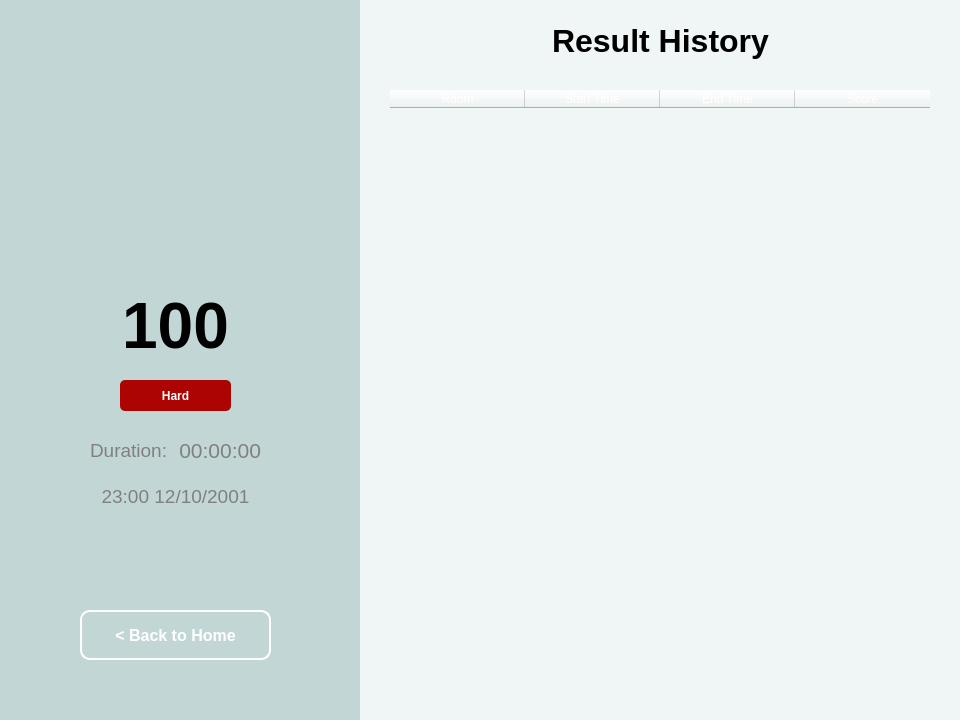
<?xml version="1.0" encoding="UTF-8"?>
<ui version="4.0">
 <class>OnlineWindow</class>
 <widget class="QMainWindow" name="OnlineWindow">
  <property name="geometry">
   <rect>
    <x>0</x>
    <y>0</y>
    <width>960</width>
    <height>720</height>
   </rect>
  </property>
  <property name="windowTitle">
   <string>MainWindow</string>
  </property>
  <widget class="QWidget" name="centralwidget">
   <property name="styleSheet">
    <string notr="true">background-color: rgb(240, 245, 245);</string>
   </property>
   <widget class="QStackedWidget" name="stackedWidget">
    <property name="geometry">
     <rect>
      <x>0</x>
      <y>0</y>
      <width>961</width>
      <height>721</height>
     </rect>
    </property>
    <property name="currentIndex">
     <number>1</number>
    </property>
    <widget class="QWidget" name="home">
     <widget class="QLabel" name="label">
      <property name="geometry">
       <rect>
        <x>120</x>
        <y>30</y>
        <width>721</width>
        <height>611</height>
       </rect>
      </property>
      <property name="styleSheet">
       <string notr="true">background-color: rgba(240, 245, 245, 55);</string>
      </property>
      <property name="text">
       <string/>
      </property>
      <property name="pixmap">
       <pixmap resource="../resource.qrc">:/resources/images/group.png</pixmap>
      </property>
      <property name="scaledContents">
       <bool>true</bool>
      </property>
     </widget>
     <widget class="QFrame" name="main">
      <property name="geometry">
       <rect>
        <x>0</x>
        <y>0</y>
        <width>961</width>
        <height>721</height>
       </rect>
      </property>
      <property name="toolTip">
       <string>Log out</string>
      </property>
      <property name="styleSheet">
       <string notr="true">background-color: rgba(240, 245, 245, 225);</string>
      </property>
      <property name="frameShape">
       <enum>QFrame::NoFrame</enum>
      </property>
      <property name="frameShadow">
       <enum>QFrame::Raised</enum>
      </property>
      <widget class="QScrollArea" name="scrollArea_5">
       <property name="geometry">
        <rect>
         <x>80</x>
         <y>80</y>
         <width>800</width>
         <height>640</height>
        </rect>
       </property>
       <property name="maximumSize">
        <size>
         <width>800</width>
         <height>640</height>
        </size>
       </property>
       <property name="styleSheet">
        <string notr="true">background: transparent;</string>
       </property>
       <property name="frameShape">
        <enum>QFrame::NoFrame</enum>
       </property>
       <property name="verticalScrollBarPolicy">
        <enum>Qt::ScrollBarAlwaysOff</enum>
       </property>
       <property name="horizontalScrollBarPolicy">
        <enum>Qt::ScrollBarAlwaysOff</enum>
       </property>
       <property name="widgetResizable">
        <bool>true</bool>
       </property>
       <widget class="QWidget" name="scrollAreaWidgetContents_14">
        <property name="geometry">
         <rect>
          <x>0</x>
          <y>0</y>
          <width>800</width>
          <height>640</height>
         </rect>
        </property>
        <property name="minimumSize">
         <size>
          <width>0</width>
          <height>0</height>
         </size>
        </property>
        <property name="styleSheet">
         <string notr="true"/>
        </property>
        <layout class="QVBoxLayout" name="verticalLayout_8">
         <property name="leftMargin">
          <number>0</number>
         </property>
         <property name="topMargin">
          <number>0</number>
         </property>
         <property name="rightMargin">
          <number>0</number>
         </property>
         <property name="bottomMargin">
          <number>0</number>
         </property>
         <item>
          <layout class="QGridLayout" name="listRoomLayout">
           <property name="leftMargin">
            <number>0</number>
           </property>
           <property name="topMargin">
            <number>30</number>
           </property>
           <property name="rightMargin">
            <number>0</number>
           </property>
           <property name="bottomMargin">
            <number>30</number>
           </property>
           <property name="spacing">
            <number>30</number>
           </property>
          </layout>
         </item>
        </layout>
       </widget>
      </widget>
      <widget class="QLabel" name="label_2">
       <property name="geometry">
        <rect>
         <x>80</x>
         <y>70</y>
         <width>801</width>
         <height>10</height>
        </rect>
       </property>
       <property name="styleSheet">
        <string notr="true">background-color: rgb(194, 214, 214);
background-color: rgb(168, 206, 203);</string>
       </property>
       <property name="text">
        <string/>
       </property>
      </widget>
      <widget class="QPushButton" name="createRoom">
       <property name="geometry">
        <rect>
         <x>80</x>
         <y>20</y>
         <width>160</width>
         <height>41</height>
        </rect>
       </property>
       <property name="font">
        <font>
         <pointsize>12</pointsize>
         <bold>true</bold>
        </font>
       </property>
       <property name="cursor">
        <cursorShape>PointingHandCursor</cursorShape>
       </property>
       <property name="layoutDirection">
        <enum>Qt::RightToLeft</enum>
       </property>
       <property name="styleSheet">
        <string notr="true">QPushButton{
border-radius: 5px;
background-color: white;
color: rgb(168, 206, 203);
border: 2px solid rgb(168, 206, 203);
}


QPushButton:hover {
	background-color: #f0f0f0;
}

QPushButton:pressed {
	background-color: #c0c0c0;
}</string>
       </property>
       <property name="text">
        <string>+ Create Room</string>
       </property>
       <property name="iconSize">
        <size>
         <width>28</width>
         <height>28</height>
        </size>
       </property>
      </widget>
      <widget class="QPushButton" name="historyNav">
       <property name="geometry">
        <rect>
         <x>760</x>
         <y>20</y>
         <width>120</width>
         <height>41</height>
        </rect>
       </property>
       <property name="font">
        <font>
         <pointsize>12</pointsize>
         <bold>true</bold>
        </font>
       </property>
       <property name="cursor">
        <cursorShape>PointingHandCursor</cursorShape>
       </property>
       <property name="toolTip">
        <string>History</string>
       </property>
       <property name="layoutDirection">
        <enum>Qt::RightToLeft</enum>
       </property>
       <property name="styleSheet">
        <string notr="true">QPushButton{
border-radius: 5px;
border-top-left-radius: 0px;
border-bottom-left-radius: 0px;
background-color: white;
color: rgb(168, 206, 203);
border: 2px solid rgb(168, 206, 203);
}


QPushButton:hover {
	background-color: #f0f0f0;
}

QPushButton:pressed {
	background-color: #c0c0c0;
}</string>
       </property>
       <property name="text">
        <string>UserName</string>
       </property>
       <property name="iconSize">
        <size>
         <width>28</width>
         <height>28</height>
        </size>
       </property>
      </widget>
      <widget class="QPushButton" name="createRoom_3">
       <property name="geometry">
        <rect>
         <x>720</x>
         <y>20</y>
         <width>40</width>
         <height>41</height>
        </rect>
       </property>
       <property name="font">
        <font>
         <pointsize>12</pointsize>
         <bold>true</bold>
        </font>
       </property>
       <property name="cursor">
        <cursorShape>PointingHandCursor</cursorShape>
       </property>
       <property name="layoutDirection">
        <enum>Qt::RightToLeft</enum>
       </property>
       <property name="styleSheet">
        <string notr="true">QPushButton{
border-radius: 5px;
border-top-right-radius: 0px;
border-bottom-right-radius: 0px;
background-color: white;
color: rgb(168, 206, 203);
border: 2px solid rgb(168, 206, 203);
border-right: 0px;
}


QPushButton:hover {
	background-color: #f0f0f0;
}

QPushButton:pressed {
	background-color: #c0c0c0;
}</string>
       </property>
       <property name="text">
        <string>&lt;</string>
       </property>
       <property name="iconSize">
        <size>
         <width>28</width>
         <height>28</height>
        </size>
       </property>
      </widget>
      <widget class="QPushButton" name="createRoom_2">
       <property name="geometry">
        <rect>
         <x>460</x>
         <y>20</y>
         <width>51</width>
         <height>41</height>
        </rect>
       </property>
       <property name="font">
        <font>
         <pointsize>12</pointsize>
         <bold>true</bold>
        </font>
       </property>
       <property name="cursor">
        <cursorShape>PointingHandCursor</cursorShape>
       </property>
       <property name="layoutDirection">
        <enum>Qt::RightToLeft</enum>
       </property>
       <property name="styleSheet">
        <string notr="true">QPushButton{
border-radius: 5px;
background-color: white;
color: rgb(168, 206, 203);
border: 2px solid rgb(168, 206, 203);
}


QPushButton:hover {
	background-color: #f0f0f0;
}

QPushButton:pressed {
	background-color: #c0c0c0;
}</string>
       </property>
       <property name="text">
        <string/>
       </property>
       <property name="icon">
        <iconset resource="../resource.qrc">
         <normaloff>:/resources/icons/reload.png</normaloff>:/resources/icons/reload.png</iconset>
       </property>
       <property name="iconSize">
        <size>
         <width>32</width>
         <height>32</height>
        </size>
       </property>
      </widget>
     </widget>
    </widget>
    <widget class="QWidget" name="history">
     <widget class="QWidget" name="horizontalLayoutWidget_2">
      <property name="geometry">
       <rect>
        <x>0</x>
        <y>0</y>
        <width>971</width>
        <height>731</height>
       </rect>
      </property>
      <layout class="QHBoxLayout" name="horizontalLayout_6">
       <property name="spacing">
        <number>0</number>
       </property>
       <item>
        <widget class="QFrame" name="frame_7">
         <property name="maximumSize">
          <size>
           <width>360</width>
           <height>16777215</height>
          </size>
         </property>
         <property name="styleSheet">
          <string notr="true">background-color: rgb(194, 214, 214);</string>
         </property>
         <property name="frameShape">
          <enum>QFrame::NoFrame</enum>
         </property>
         <property name="frameShadow">
          <enum>QFrame::Raised</enum>
         </property>
         <widget class="QLabel" name="label_13">
          <property name="geometry">
           <rect>
            <x>30</x>
            <y>10</y>
            <width>301</width>
            <height>281</height>
           </rect>
          </property>
          <property name="text">
           <string/>
          </property>
          <property name="pixmap">
           <pixmap resource="../resource.qrc">:/resources/images/me.svg</pixmap>
          </property>
          <property name="scaledContents">
           <bool>true</bool>
          </property>
         </widget>
         <widget class="QPushButton" name="toHomeNav">
          <property name="geometry">
           <rect>
            <x>80</x>
            <y>610</y>
            <width>191</width>
            <height>50</height>
           </rect>
          </property>
          <property name="font">
           <font>
            <pointsize>12</pointsize>
            <bold>true</bold>
           </font>
          </property>
          <property name="cursor">
           <cursorShape>PointingHandCursor</cursorShape>
          </property>
          <property name="layoutDirection">
           <enum>Qt::RightToLeft</enum>
          </property>
          <property name="styleSheet">
           <string notr="true">QPushButton{
border-radius: 10px;
border: 2px solid white;
background-color: transparent;
color: white;
}


QPushButton:hover {
	background-color: white;
color:  rgb(42, 74, 74);
}

QPushButton:pressed {
	background-color: #f0f0f0;
}</string>
          </property>
          <property name="text">
           <string>&lt; Back to Home</string>
          </property>
          <property name="iconSize">
           <size>
            <width>28</width>
            <height>28</height>
           </size>
          </property>
         </widget>
         <widget class="QStackedWidget" name="OnlineStack">
          <property name="geometry">
           <rect>
            <x>20</x>
            <y>290</y>
            <width>321</width>
            <height>291</height>
           </rect>
          </property>
          <property name="currentIndex">
           <number>1</number>
          </property>
          <widget class="QWidget" name="groupBtn_4">
           <widget class="QLabel" name="historyIntro">
            <property name="geometry">
             <rect>
              <x>0</x>
              <y>0</y>
              <width>321</width>
              <height>301</height>
             </rect>
            </property>
            <property name="font">
             <font>
              <pointsize>14</pointsize>
             </font>
            </property>
            <property name="styleSheet">
             <string notr="true">color: white;</string>
            </property>
            <property name="text">
             <string>Choose a level below
 and start practising</string>
            </property>
            <property name="alignment">
             <set>Qt::AlignCenter</set>
            </property>
           </widget>
          </widget>
          <widget class="QWidget" name="result_5">
           <widget class="QLabel" name="testScore">
            <property name="geometry">
             <rect>
              <x>70</x>
              <y>0</y>
              <width>171</width>
              <height>71</height>
             </rect>
            </property>
            <property name="font">
             <font>
              <pointsize>48</pointsize>
              <bold>true</bold>
             </font>
            </property>
            <property name="text">
             <string>100</string>
            </property>
            <property name="alignment">
             <set>Qt::AlignCenter</set>
            </property>
           </widget>
           <widget class="QLabel" name="testLevel">
            <property name="geometry">
             <rect>
              <x>100</x>
              <y>90</y>
              <width>111</width>
              <height>31</height>
             </rect>
            </property>
            <property name="font">
             <font>
              <bold>true</bold>
             </font>
            </property>
            <property name="styleSheet">
             <string notr="true">background-color: rgb(172, 3, 3);
border-radius: 5px;
color: white;</string>
            </property>
            <property name="text">
             <string>Hard</string>
            </property>
            <property name="alignment">
             <set>Qt::AlignCenter</set>
            </property>
           </widget>
           <widget class="QWidget" name="formLayoutWidget_4">
            <property name="geometry">
             <rect>
              <x>70</x>
              <y>140</y>
              <width>171</width>
              <height>91</height>
             </rect>
            </property>
            <layout class="QFormLayout" name="formLayout_4">
             <property name="rowWrapPolicy">
              <enum>QFormLayout::WrapLongRows</enum>
             </property>
             <property name="labelAlignment">
              <set>Qt::AlignCenter</set>
             </property>
             <property name="horizontalSpacing">
              <number>10</number>
             </property>
             <property name="verticalSpacing">
              <number>6</number>
             </property>
             <item row="0" column="0">
              <widget class="QLabel" name="label_14">
               <property name="minimumSize">
                <size>
                 <width>0</width>
                 <height>40</height>
                </size>
               </property>
               <property name="font">
                <font>
                 <pointsize>14</pointsize>
                </font>
               </property>
               <property name="styleSheet">
                <string notr="true">color: gray;</string>
               </property>
               <property name="text">
                <string>Duration:</string>
               </property>
              </widget>
             </item>
             <item row="0" column="1">
              <widget class="QLabel" name="testDuration">
               <property name="minimumSize">
                <size>
                 <width>0</width>
                 <height>40</height>
                </size>
               </property>
               <property name="font">
                <font>
                 <pointsize>16</pointsize>
                </font>
               </property>
               <property name="styleSheet">
                <string notr="true">color: gray;</string>
               </property>
               <property name="text">
                <string>00:00:00</string>
               </property>
               <property name="alignment">
                <set>Qt::AlignRight|Qt::AlignTrailing|Qt::AlignVCenter</set>
               </property>
              </widget>
             </item>
             <item row="1" column="0" colspan="2">
              <widget class="QLabel" name="testTime">
               <property name="minimumSize">
                <size>
                 <width>0</width>
                 <height>40</height>
                </size>
               </property>
               <property name="font">
                <font>
                 <pointsize>14</pointsize>
                </font>
               </property>
               <property name="styleSheet">
                <string notr="true">color: gray;</string>
               </property>
               <property name="text">
                <string>23:00 12/10/2001</string>
               </property>
               <property name="alignment">
                <set>Qt::AlignCenter</set>
               </property>
              </widget>
             </item>
            </layout>
           </widget>
           <widget class="QLabel" name="submitError">
            <property name="geometry">
             <rect>
              <x>10</x>
              <y>240</y>
              <width>301</width>
              <height>51</height>
             </rect>
            </property>
            <property name="styleSheet">
             <string notr="true">color: rgb(172, 3, 3);</string>
            </property>
            <property name="text">
             <string/>
            </property>
            <property name="alignment">
             <set>Qt::AlignCenter</set>
            </property>
           </widget>
          </widget>
         </widget>
        </widget>
       </item>
       <item>
        <widget class="QFrame" name="frame_8">
         <property name="frameShape">
          <enum>QFrame::NoFrame</enum>
         </property>
         <property name="frameShadow">
          <enum>QFrame::Raised</enum>
         </property>
         <widget class="QLabel" name="label_16">
          <property name="geometry">
           <rect>
            <x>30</x>
            <y>20</y>
            <width>541</width>
            <height>41</height>
           </rect>
          </property>
          <property name="font">
           <font>
            <pointsize>24</pointsize>
            <bold>true</bold>
           </font>
          </property>
          <property name="text">
           <string>Result History</string>
          </property>
          <property name="alignment">
           <set>Qt::AlignCenter</set>
          </property>
         </widget>
         <widget class="QTableWidget" name="resultTable">
          <property name="geometry">
           <rect>
            <x>30</x>
            <y>90</y>
            <width>555</width>
            <height>600</height>
           </rect>
          </property>
          <property name="autoFillBackground">
           <bool>true</bool>
          </property>
          <property name="styleSheet">
           <string notr="true">QTableWidget::item { 
background-color: rgb(255, 255, 255);
border-bottom: 1px solid lightgray;
border-top: 10px solid white;
}





</string>
          </property>
          <property name="frameShape">
           <enum>QFrame::NoFrame</enum>
          </property>
          <property name="verticalScrollBarPolicy">
           <enum>Qt::ScrollBarAsNeeded</enum>
          </property>
          <property name="horizontalScrollBarPolicy">
           <enum>Qt::ScrollBarAlwaysOff</enum>
          </property>
          <property name="sizeAdjustPolicy">
           <enum>QAbstractScrollArea::AdjustIgnored</enum>
          </property>
          <property name="autoScrollMargin">
           <number>10</number>
          </property>
          <property name="editTriggers">
           <set>QAbstractItemView::NoEditTriggers</set>
          </property>
          <property name="alternatingRowColors">
           <bool>false</bool>
          </property>
          <property name="selectionMode">
           <enum>QAbstractItemView::NoSelection</enum>
          </property>
          <property name="showGrid">
           <bool>false</bool>
          </property>
          <property name="sortingEnabled">
           <bool>false</bool>
          </property>
          <property name="wordWrap">
           <bool>true</bool>
          </property>
          <property name="cornerButtonEnabled">
           <bool>false</bool>
          </property>
          <property name="rowCount">
           <number>0</number>
          </property>
          <property name="columnCount">
           <number>4</number>
          </property>
          <attribute name="horizontalHeaderVisible">
           <bool>true</bool>
          </attribute>
          <attribute name="horizontalHeaderCascadingSectionResizes">
           <bool>false</bool>
          </attribute>
          <attribute name="horizontalHeaderMinimumSectionSize">
           <number>135</number>
          </attribute>
          <attribute name="horizontalHeaderDefaultSectionSize">
           <number>135</number>
          </attribute>
          <attribute name="horizontalHeaderHighlightSections">
           <bool>true</bool>
          </attribute>
          <attribute name="verticalHeaderVisible">
           <bool>false</bool>
          </attribute>
          <attribute name="verticalHeaderCascadingSectionResizes">
           <bool>false</bool>
          </attribute>
          <attribute name="verticalHeaderMinimumSectionSize">
           <number>30</number>
          </attribute>
          <attribute name="verticalHeaderDefaultSectionSize">
           <number>40</number>
          </attribute>
          <column>
           <property name="text">
            <string>Room</string>
           </property>
           <property name="background">
            <color>
             <red>62</red>
             <green>110</green>
             <blue>110</blue>
            </color>
           </property>
           <property name="foreground">
            <brush brushstyle="SolidPattern">
             <color alpha="255">
              <red>255</red>
              <green>255</green>
              <blue>255</blue>
             </color>
            </brush>
           </property>
          </column>
          <column>
           <property name="text">
            <string>Start Time</string>
           </property>
           <property name="background">
            <color>
             <red>62</red>
             <green>110</green>
             <blue>110</blue>
            </color>
           </property>
           <property name="foreground">
            <brush brushstyle="SolidPattern">
             <color alpha="255">
              <red>255</red>
              <green>255</green>
              <blue>255</blue>
             </color>
            </brush>
           </property>
          </column>
          <column>
           <property name="text">
            <string>End Time</string>
           </property>
           <property name="background">
            <color>
             <red>62</red>
             <green>110</green>
             <blue>110</blue>
            </color>
           </property>
           <property name="foreground">
            <brush brushstyle="SolidPattern">
             <color alpha="255">
              <red>255</red>
              <green>255</green>
              <blue>255</blue>
             </color>
            </brush>
           </property>
          </column>
          <column>
           <property name="text">
            <string>Score</string>
           </property>
           <property name="background">
            <color>
             <red>62</red>
             <green>110</green>
             <blue>110</blue>
            </color>
           </property>
           <property name="foreground">
            <brush brushstyle="SolidPattern">
             <color alpha="255">
              <red>255</red>
              <green>255</green>
              <blue>255</blue>
             </color>
            </brush>
           </property>
          </column>
         </widget>
        </widget>
       </item>
      </layout>
     </widget>
    </widget>
    <widget class="QWidget" name="waitingRoom">
     <property name="styleSheet">
      <string notr="true">background-color: rgb(17, 171, 120);
color: white;</string>
     </property>
     <widget class="QWidget" name="verticalLayoutWidget">
      <property name="geometry">
       <rect>
        <x>0</x>
        <y>0</y>
        <width>961</width>
        <height>721</height>
       </rect>
      </property>
      <layout class="QVBoxLayout" name="waitingLayout"/>
     </widget>
    </widget>
    <widget class="QWidget" name="exam">
     <widget class="QWidget" name="verticalLayoutWidget_2">
      <property name="geometry">
       <rect>
        <x>0</x>
        <y>0</y>
        <width>961</width>
        <height>721</height>
       </rect>
      </property>
      <layout class="QVBoxLayout" name="mainLayout"/>
     </widget>
    </widget>
   </widget>
  </widget>
 </widget>
 <resources>
  <include location="../resource.qrc"/>
 </resources>
 <connections/>
</ui>
